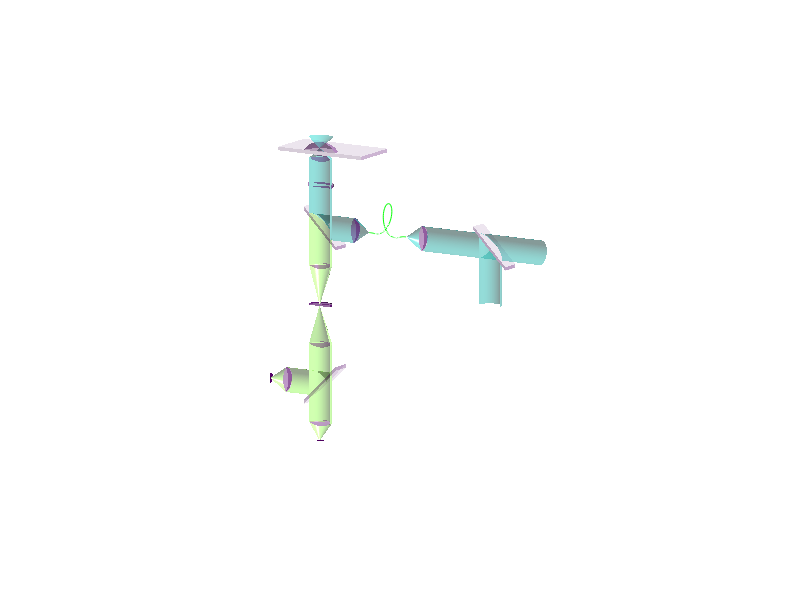

The MATLAB source for this figure:
% figure for 2Focus paper

flag = 0;

close all
NA = 1.2;
chimax = asin(NA/1.333);
chi = (0:1e2)/100*chimax;
phi = pi/2 + (0:100)/200*2*pi;
foc = 200;
len = 2.1*foc*sin(chimax);

red = 0.8;
lighttransparency = 0.5;

d = 2;
len = 15*foc*sin(chimax);
height = 11*foc;
surf([0 len], [-len len], -foc*ones(2,2), zeros(2,2),'facealpha', 0.1) 
hold on
surf([0 0; len len], -len*ones(2,2), -foc*[1 d; 1 d], zeros(2,2),'facealpha', 0.3) 
surf(zeros(2,2), [-len -len; len len], -foc*[1 d; 1 d], zeros(2,2),'facealpha', 0.2)
theta0 = 0.8*chimax;
rad = foc*tan(theta0);
theta = asin(1.333*sin(theta0)/1.51);

% Light cone
surf([0; -rad]*cos(phi),[0; -rad]*sin(phi),[0; -foc]*ones(1,length(phi)),0.5*ones(2,length(phi)), 'facealpha', lighttransparency)
surf([0; -3*rad]*cos(phi),[0; -3*rad]*sin(phi),[0; 3*foc]*ones(1,length(phi)),0.5*ones(2,length(phi)), 'facealpha', lighttransparency)

surf([-rad; -rad-tan(theta)*(d-1)*foc]*cos(phi),[-rad; -rad-tan(theta)*(d-1)*foc]*sin(phi),...
    [-foc; -d*foc]*ones(1,length(phi)),0.5*ones(2,length(phi)), 'facealpha', lighttransparency)
rad = rad+tan(theta)*(d-1)*foc;
surf([-rad; -rad-tan(theta0)*foc]*cos(phi), [-rad; -rad-tan(theta0)*foc]*sin(phi),...
    [-d*foc; -(d+1)*foc]*ones(1,length(phi)), 0.5*ones(2,length(phi)), 'facealpha', lighttransparency)
rad = rad+tan(theta0)*foc;
surf(-rad*[1;1]*cos(phi), -rad*[1;1]*sin(phi), [-(d+1)*foc*ones(1,length(phi)); -2*height-rad*sin(phi)], 0.5*ones(2,length(phi)), 'facealpha', lighttransparency)
surf(-rad*[1;1]*cos(phi), -rad*[1;1]*sin(phi), [-2*height-rad*sin(phi); -3*height*ones(1,length(phi))], 0.8*ones(2,length(phi)), 'facealpha', lighttransparency)
surf(-rad*[1;0]*cos(phi), -rad*[1;0]*sin(phi), [-3*height*ones(1,length(phi)); -4*height*ones(1,length(phi))], 0.8*ones(2,length(phi)), 'facealpha', lighttransparency)
surf(-rad*[0;1]*cos(phi), -rad*[0;1]*sin(phi), [-4*height*ones(1,length(phi)); -5*height*ones(1,length(phi))], 0.8*ones(2,length(phi)), 'facealpha', lighttransparency)
surf(-rad*[1;1]*cos(phi), -rad*[1;1]*sin(phi), [-5*height*ones(1,length(phi)); -7*height*ones(1,length(phi))], 0.8*ones(2,length(phi)), 'facealpha', lighttransparency)

len = 1.1*rad;
% DIC prism
surf(-len*[0;1]*cos(phi), -len*[0;1]*sin(phi), -height*[1;1]*ones(size(phi)), 0*ones(2,length(phi)), 'facealpha', lighttransparency)
surf(-len*[0;1]*cos(phi), -len*[0;1]*sin(phi), -(height-foc)*[1;1]*ones(size(phi)), 0*ones(2,length(phi)), 'facealpha', lighttransparency)
surf(-len*[1;1]*cos(phi), -len*[1;1]*sin(phi), -height-[-foc;0]*ones(size(phi)), 0*ones(2,length(phi)), 'facealpha', lighttransparency)
surf([0 0], [len -len], -height-[0 0; -1 -1]*foc, zeros(2,2),'facealpha', 0.1) 

len = 1.5*rad;
% Dichroic
surf(-rad*[1;1]*cos(phi), [-sin(phi)*rad; -height*ones(1,length(phi))], -2*height-rad*[1;1]*sin(phi), 0.5*ones(2,length(phi)), 'facealpha', lighttransparency)
surf([0 len], [-len len], -2*height-[1 1; -1 -1]*len, zeros(2,2),'facealpha', 0.1) 
surf([0 len], [-len len], -2*height-foc-[1 1; -1 -1]*len, zeros(2,2),'facealpha', 0.1)
surf([0 len; 0 len], -len*ones(2), -2*height-len+[-foc -foc; 0 0], zeros(2,2),'facealpha', 0.3) 
surf(zeros(2), -len*[1 -1; 1 -1], -2*height+[-foc-len -foc+len; -len +len], zeros(2,2),'facealpha', 0.3) 

% Laser beam combiner
surf([0 len], [-len len]-5*height, -2*height-[1 1; -1 -1]*len, zeros(2,2),'facealpha', 0.1) 
surf([0 len], [-len len]-5*height, -2*height-foc-[1 1; -1 -1]*len, zeros(2,2),'facealpha', 0.1)
surf([0 len; 0 len], -len*ones(2)-5*height, -2*height-len+[-foc -foc; 0 0], zeros(2,2),'facealpha', 0.3) 
surf(zeros(2), -len*[1 -1; 1 -1]-5*height, -2*height+[-foc-len -foc+len; -len +len], zeros(2,2),'facealpha', 0.3) 
surf(-rad*[1;1]*cos(phi), -5*height-rad*[1;1]*sin(phi), [-2*height-rad*sin(phi); -3.5*height*ones(1,length(phi))], 0.5*ones(2,length(phi)), 'facealpha', lighttransparency)
surf(-rad*[1;1]*cos(phi), -[3;6.5]*height*ones(1,length(phi)), -2*height-rad*[1;1]*sin(phi), 0.5*ones(2,length(phi)), 'facealpha', lighttransparency)

% 1. Collimator Lens
rho = (0:50)'/50*rad;
lens = 1.5e3;
surf(-rho*cos(phi), -3*height-(sqrt(lens^2-rad^2)-sqrt(lens^2-rho.^2))*ones(1,length(phi)), -2*height-rho*sin(phi),  0*ones(length(rho),length(phi)), 'facealpha', 0.4)
surf(-rho*cos(phi), -3*height+(sqrt(lens^2-rad^2)-sqrt(lens^2-rho.^2))*ones(1,length(phi)), -2*height-rho*sin(phi), 0*ones(length(rho),length(phi)), 'facealpha', 0.4)
surf(-rad*[1;0]*cos(phi), -3*height+[0;5*foc]*ones(1,length(phi)), -2*height-rad*[1;0]*sin(phi), 0.5*ones(2,length(phi)), 'facealpha', lighttransparency)

% 2. Collimator Lens
rho = (0:50)'/50*rad;
lens = 1.5e3;
surf(-rho*cos(phi), -height-(sqrt(lens^2-rad^2)-sqrt(lens^2-rho.^2))*ones(1,length(phi)), -2*height-rho*sin(phi),  0*ones(length(rho),length(phi)), 'facealpha', 0.4)
surf(-rho*cos(phi), -height+(sqrt(lens^2-rad^2)-sqrt(lens^2-rho.^2))*ones(1,length(phi)), -2*height-rho*sin(phi), 0*ones(length(rho),length(phi)), 'facealpha', 0.4)
surf(-rad*[1;0]*cos(phi), -height-[0;5*foc]*ones(1,length(phi)), -2*height-rad*[1;0]*sin(phi), 0.5*ones(2,length(phi)), 'facealpha', lighttransparency)

% Waveguide
psi = (0:100)/100;
line(2.5*rad*sin(pi*psi).^4.*sin(2*pi*psi),-height-5*foc-(2*height-10*foc)*psi,-2*height-2.5*rad*sin(pi*psi).^4.*cos(2*pi*psi),'color','g')

% Beam Splitter
surf(-rad*[1;1]*cos(phi), [+sin(phi)*rad; height*ones(1,length(phi))], -6*height-rad*[1;1]*sin(phi), 0.8*ones(2,length(phi)), 'facealpha', lighttransparency)
surf([0 len], [-len len], -6*height+[1 1; -1 -1]*len, zeros(2,2),'facealpha', 0.1) 
surf([0 len], [-len len], -6*height-foc+[1 1; -1 -1]*len, zeros(2,2),'facealpha', 0.1)         
surf([0 len; 0 len], -len*ones(2), -6*height+len+[-foc -foc; 0 0], zeros(2,2),'facealpha', 0.3) 
surf(zeros(2), -len*[1 -1; 1 -1], -6*height+[-foc+len -foc-len; len -len], zeros(2,2),'facealpha', 0.3) 

% Objective
rho = (0:50)'/50*rad;
lens = 1.5e3;
surf(-rho*cos(phi), -rho*sin(phi), -(d+1)*foc-(sqrt(lens^2-rad^2)-sqrt(lens^2-rho.^2))*ones(1,length(phi)), 0*ones(length(rho),length(phi)), 'facealpha', 0.4)
surf(-rho*cos(phi), -rho*sin(phi), -(d+1)*foc+(sqrt(lens^2-rad^2)-sqrt(lens^2-rho.^2))*ones(1,length(phi)), 0*ones(length(rho),length(phi)), 'facealpha', 0.4)

% 1. Lens
rho = (0:50)'/50*rad;
lens = 1.5e3;
surf(-rho*cos(phi), -rho*sin(phi), -3*height-(sqrt(lens^2-rad^2)-sqrt(lens^2-rho.^2))*ones(1,length(phi)), 0*ones(length(rho),length(phi)), 'facealpha', 0.4)
surf(-rho*cos(phi), -rho*sin(phi), -3*height+(sqrt(lens^2-rad^2)-sqrt(lens^2-rho.^2))*ones(1,length(phi)), 0*ones(length(rho),length(phi)), 'facealpha', 0.4)

% 2. Lens
rho = (0:50)'/50*rad;
lens = 1.5e3;
surf(-rho*cos(phi), -rho*sin(phi), -5*height-(sqrt(lens^2-rad^2)-sqrt(lens^2-rho.^2))*ones(1,length(phi)), 0*ones(length(rho),length(phi)), 'facealpha', 0.4)
surf(-rho*cos(phi), -rho*sin(phi), -5*height+(sqrt(lens^2-rad^2)-sqrt(lens^2-rho.^2))*ones(1,length(phi)), 0*ones(length(rho),length(phi)), 'facealpha', 0.4)

% 3. Lens
rho = (0:50)'/50*rad;
lens = 1.5e3;
surf(-rho*cos(phi), -rho*sin(phi), -7*height-(sqrt(lens^2-rad^2)-sqrt(lens^2-rho.^2))*ones(1,length(phi)), 0*ones(length(rho),length(phi)), 'facealpha', 0.4)
surf(-rho*cos(phi), -rho*sin(phi), -7*height+(sqrt(lens^2-rad^2)-sqrt(lens^2-rho.^2))*ones(1,length(phi)), 0*ones(length(rho),length(phi)), 'facealpha', 0.4)

% 4. Lens
rho = (0:50)'/50*rad;
lens = 1.5e3;
surf(-rho*cos(phi), height-(sqrt(lens^2-rad^2)-sqrt(lens^2-rho.^2))*ones(1,length(phi)), -6*height-rho*sin(phi),  0*ones(length(rho),length(phi)), 'facealpha', 0.4)
surf(-rho*cos(phi), height+(sqrt(lens^2-rad^2)-sqrt(lens^2-rho.^2))*ones(1,length(phi)), -6*height-rho*sin(phi), 0*ones(length(rho),length(phi)), 'facealpha', 0.4)

% Detectors
surf(-rad*[1;0]*cos(phi), -rad*[1;0]*sin(phi), -7*height-[0;5*foc]*ones(1,length(phi)), 0.8*ones(2,length(phi)), 'facealpha', lighttransparency)
surf(-rad*[1;0]*cos(phi), height+[0;5*foc]*ones(1,length(phi)), -6*height-rad*[1;0]*sin(phi), 0.8*ones(2,length(phi)), 'facealpha', lighttransparency)
surf(-rad*[0.4;0]*cos(phi), -rad*[0.4;0]*sin(phi), -7*height-5*foc*ones(2,length(phi)), 0.*ones(2,length(phi)))
surf(-rad*[0.4;0]*cos(phi), height+5*foc*ones(2,length(phi)), -6*height-rad*[0.4;0]*sin(phi), 0.*ones(2,length(phi)))

% Pinhole
surf(-[rad;100]*cos(phi), -[rad;100]*sin(phi), -foc/4-4*height*ones(2,length(phi)), 0.*ones(2,length(phi)), 'facealpha', 0.6)
surf(-[rad;100]*cos(phi), -[rad;100]*sin(phi), foc/4-4*height*ones(2,length(phi)), 0.*ones(2,length(phi)), 'facealpha', 0.6)
surf(-[rad;rad]*cos(phi), -[rad;rad]*sin(phi), [foc/4;-foc/4]*ones(1,length(phi))-4*height, 0.*ones(2,length(phi)), 'facealpha', 0.8)

% Water drop
rad = 1000;
rho = (0:50)'/50*rad;
lens = 1.2*rad;
surf(-rho*cos(phi), -rho*sin(phi), -foc-(sqrt(lens^2-rad^2)-sqrt(lens^2-rho.^2))*ones(1,length(phi)), 0*ones(length(rho),length(phi)), 'facealpha', 0.4)
rho = (-50:50)'/50*rad;
surf(zeros(length(rho),2), [rho rho], [zeros(size(rho))-foc -foc-(sqrt(lens^2-rad^2)-sqrt(lens^2-rho.^2))], 0*ones(length(rho),2), 'facealpha', 0.3)


[x,y,z] = sphere(50);
surf(30*x,30*y,30*z,zeros(size(x)));

hold off

caxis([0 1])
shading interp
axis image
axis off
view([-58 11])
material shiny
camlight
camlight